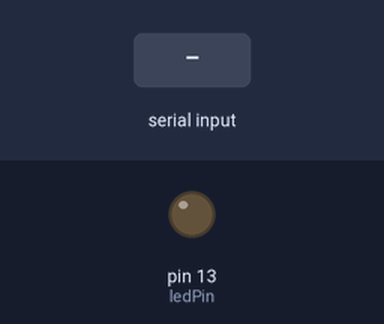
This sketch was run on a simulated Arduino Uno, built with avr-gcc and run on an emulated ATmega328P. Shown: output pins drawn as LEDs (lit = HIGH). The test bench sets the inputs (shaded band). What the sketch prints to the serial monitor is not drawn.

Above: at 1.2 s.
1.3 s: "1\n" received over Serial
At 2.5 s:
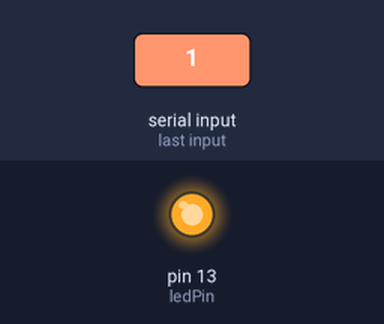
2.8 s: byte 48 ('0') received over Serial
At 3.6 s:
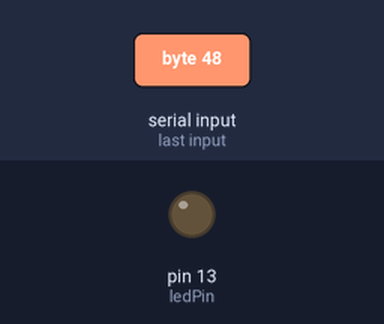
Timing chart, 0 to 5.8 s (numbered marks = the images above; inputs shaded):
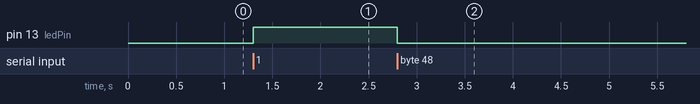

The sketch:

sketch_oct25a.ino
```cpp
const int ledPin = 13;

void setup() {
  pinMode(ledPin, OUTPUT);
  Serial.begin(9600);
  digitalWrite(ledPin, LOW);
  Serial.println("1を入力するとLEDがON、0を入力するとLEDがOFFになります");
}

void loop() {
  if (Serial.available() > 0) {         //シリアル通信が可能か確認
    char input = Serial.read();         //シリアルからデータを読み取る
    if (input == '\n' || input == '\r') //制御文字をカット
      return;

    if (input == '1') {
      digitalWrite(ledPin, HIGH);
      Serial.println("LED ON");
    }else if (input == '0') {
      digitalWrite(ledPin, LOW);
      Serial.println("LED OFF");
    }else {
      Serial.println("無効な入力");
      Serial.println("1または0を入力してください");
    }
  }
}
```

Measured:
- after the input at 1.3 s, pin 13 (ledPin): LOW → HIGH at once
- after the input at 2.8 s, pin 13 (ledPin): HIGH → LOW at once
